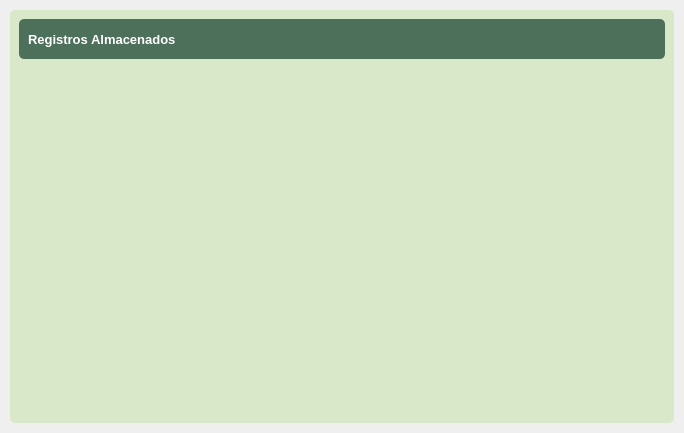
<?xml version="1.0" encoding="UTF-8"?>
<ui version="4.0">
 <class>DetailWindow</class>
 <widget class="QWidget" name="DetailWindow">
  <property name="geometry">
   <rect>
    <x>0</x>
    <y>0</y>
    <width>684</width>
    <height>433</height>
   </rect>
  </property>
  <property name="windowTitle">
   <string>Form</string>
  </property>
  <property name="styleSheet">
   <string notr="true">border-radius: 5px</string>
  </property>
  <layout class="QVBoxLayout" name="verticalLayout">
   <property name="spacing">
    <number>0</number>
   </property>
   <property name="leftMargin">
    <number>0</number>
   </property>
   <property name="topMargin">
    <number>0</number>
   </property>
   <property name="rightMargin">
    <number>0</number>
   </property>
   <property name="bottomMargin">
    <number>0</number>
   </property>
   <item>
    <widget class="QFrame" name="central_widget_frame">
     <property name="frameShape">
      <enum>QFrame::StyledPanel</enum>
     </property>
     <property name="frameShadow">
      <enum>QFrame::Raised</enum>
     </property>
     <layout class="QVBoxLayout" name="shadow_layout">
      <property name="spacing">
       <number>0</number>
      </property>
      <property name="leftMargin">
       <number>10</number>
      </property>
      <property name="topMargin">
       <number>10</number>
      </property>
      <property name="rightMargin">
       <number>10</number>
      </property>
      <property name="bottomMargin">
       <number>10</number>
      </property>
      <item>
       <widget class="QFrame" name="background_frame">
        <property name="styleSheet">
         <string notr="true">background-color: rgb(218, 232, 202);</string>
        </property>
        <property name="frameShape">
         <enum>QFrame::StyledPanel</enum>
        </property>
        <property name="frameShadow">
         <enum>QFrame::Raised</enum>
        </property>
        <layout class="QVBoxLayout" name="verticalLayout_2">
         <item>
          <widget class="QFrame" name="top_bar_frame">
           <property name="minimumSize">
            <size>
             <width>0</width>
             <height>40</height>
            </size>
           </property>
           <property name="maximumSize">
            <size>
             <width>16777215</width>
             <height>40</height>
            </size>
           </property>
           <property name="styleSheet">
            <string notr="true">background-color: #4d705b;</string>
           </property>
           <property name="frameShape">
            <enum>QFrame::StyledPanel</enum>
           </property>
           <property name="frameShadow">
            <enum>QFrame::Raised</enum>
           </property>
           <layout class="QHBoxLayout" name="horizontalLayout_3">
            <item>
             <widget class="QLabel" name="title_label">
              <property name="font">
               <font>
                <pointsize>10</pointsize>
                <weight>75</weight>
                <bold>true</bold>
               </font>
              </property>
              <property name="styleSheet">
               <string notr="true">color: white;</string>
              </property>
              <property name="text">
               <string>Registros Almacenados</string>
              </property>
             </widget>
            </item>
            <item>
             <widget class="QFrame" name="buttons_holder_frame">
              <property name="minimumSize">
               <size>
                <width>0</width>
                <height>30</height>
               </size>
              </property>
              <property name="maximumSize">
               <size>
                <width>113</width>
                <height>16777215</height>
               </size>
              </property>
              <property name="frameShape">
               <enum>QFrame::StyledPanel</enum>
              </property>
              <property name="frameShadow">
               <enum>QFrame::Raised</enum>
              </property>
              <widget class="QToolButton" name="minimize_button">
               <property name="geometry">
                <rect>
                 <x>10</x>
                 <y>0</y>
                 <width>22</width>
                 <height>22</height>
                </rect>
               </property>
               <property name="text">
                <string/>
               </property>
               <property name="icon">
                <iconset>
                 <normaloff>../../../PyAdministracion/pys6-recipes-organizer/assets/icons/minimize-window.png</normaloff>../../../PyAdministracion/pys6-recipes-organizer/assets/icons/minimize-window.png</iconset>
               </property>
               <property name="iconSize">
                <size>
                 <width>25</width>
                 <height>25</height>
                </size>
               </property>
              </widget>
              <widget class="QToolButton" name="restore_button">
               <property name="geometry">
                <rect>
                 <x>50</x>
                 <y>0</y>
                 <width>22</width>
                 <height>22</height>
                </rect>
               </property>
               <property name="text">
                <string/>
               </property>
               <property name="icon">
                <iconset>
                 <normaloff>../../../PyAdministracion/pys6-recipes-organizer/assets/icons/restore-window.png</normaloff>../../../PyAdministracion/pys6-recipes-organizer/assets/icons/restore-window.png</iconset>
               </property>
               <property name="iconSize">
                <size>
                 <width>25</width>
                 <height>25</height>
                </size>
               </property>
              </widget>
              <widget class="QToolButton" name="maximize_button">
               <property name="geometry">
                <rect>
                 <x>50</x>
                 <y>0</y>
                 <width>22</width>
                 <height>22</height>
                </rect>
               </property>
               <property name="text">
                <string/>
               </property>
               <property name="icon">
                <iconset>
                 <normaloff>../../../PyAdministracion/pys6-recipes-organizer/assets/icons/maximize-window.png</normaloff>../../../PyAdministracion/pys6-recipes-organizer/assets/icons/maximize-window.png</iconset>
               </property>
               <property name="iconSize">
                <size>
                 <width>25</width>
                 <height>25</height>
                </size>
               </property>
              </widget>
              <widget class="QToolButton" name="close_button">
               <property name="geometry">
                <rect>
                 <x>90</x>
                 <y>0</y>
                 <width>22</width>
                 <height>22</height>
                </rect>
               </property>
               <property name="text">
                <string/>
               </property>
               <property name="icon">
                <iconset>
                 <normaloff>../../../PyAdministracion/pys6-recipes-organizer/assets/icons/close-window.png</normaloff>../../../PyAdministracion/pys6-recipes-organizer/assets/icons/close-window.png</iconset>
               </property>
               <property name="iconSize">
                <size>
                 <width>25</width>
                 <height>25</height>
                </size>
               </property>
              </widget>
             </widget>
            </item>
           </layout>
          </widget>
         </item>
         <item>
          <widget class="QFrame" name="content_frame">
           <property name="frameShape">
            <enum>QFrame::StyledPanel</enum>
           </property>
           <property name="frameShadow">
            <enum>QFrame::Raised</enum>
           </property>
           <layout class="QVBoxLayout" name="verticalLayout_3">
            <item>
             <widget class="QFrame" name="frame">
              <property name="frameShape">
               <enum>QFrame::StyledPanel</enum>
              </property>
              <property name="frameShadow">
               <enum>QFrame::Raised</enum>
              </property>
              <widget class="QTableWidget" name="registro_table">
               <property name="geometry">
                <rect>
                 <x>0</x>
                 <y>10</y>
                 <width>621</width>
                 <height>321</height>
                </rect>
               </property>
               <property name="contextMenuPolicy">
                <enum>Qt::NoContextMenu</enum>
               </property>
               <property name="styleSheet">
                <string notr="true">QTableWidget {
        gridline-color: #d0d0d0;
        font: 12pt &quot;Arial&quot;;
    }

    QTableWidget::item {
        color: black;
        padding: 5px;
    }

    QHeaderView::section {
        background-color: #f0f0f0;
        color: black;
        padding: 5px;
        border: 1px solid #d0d0d0;
    }

    QTableWidget::item:selected {
        background-color: #b0c4de;
        color: black;
    }

    QTableWidget QTableCornerButton::section {
        background-color: #f0f0f0;
        border: 1px solid #d0d0d0;
    }</string>
               </property>
              </widget>
             </widget>
            </item>
           </layout>
          </widget>
         </item>
        </layout>
       </widget>
      </item>
     </layout>
    </widget>
   </item>
  </layout>
 </widget>
 <resources/>
 <connections/>
</ui>
